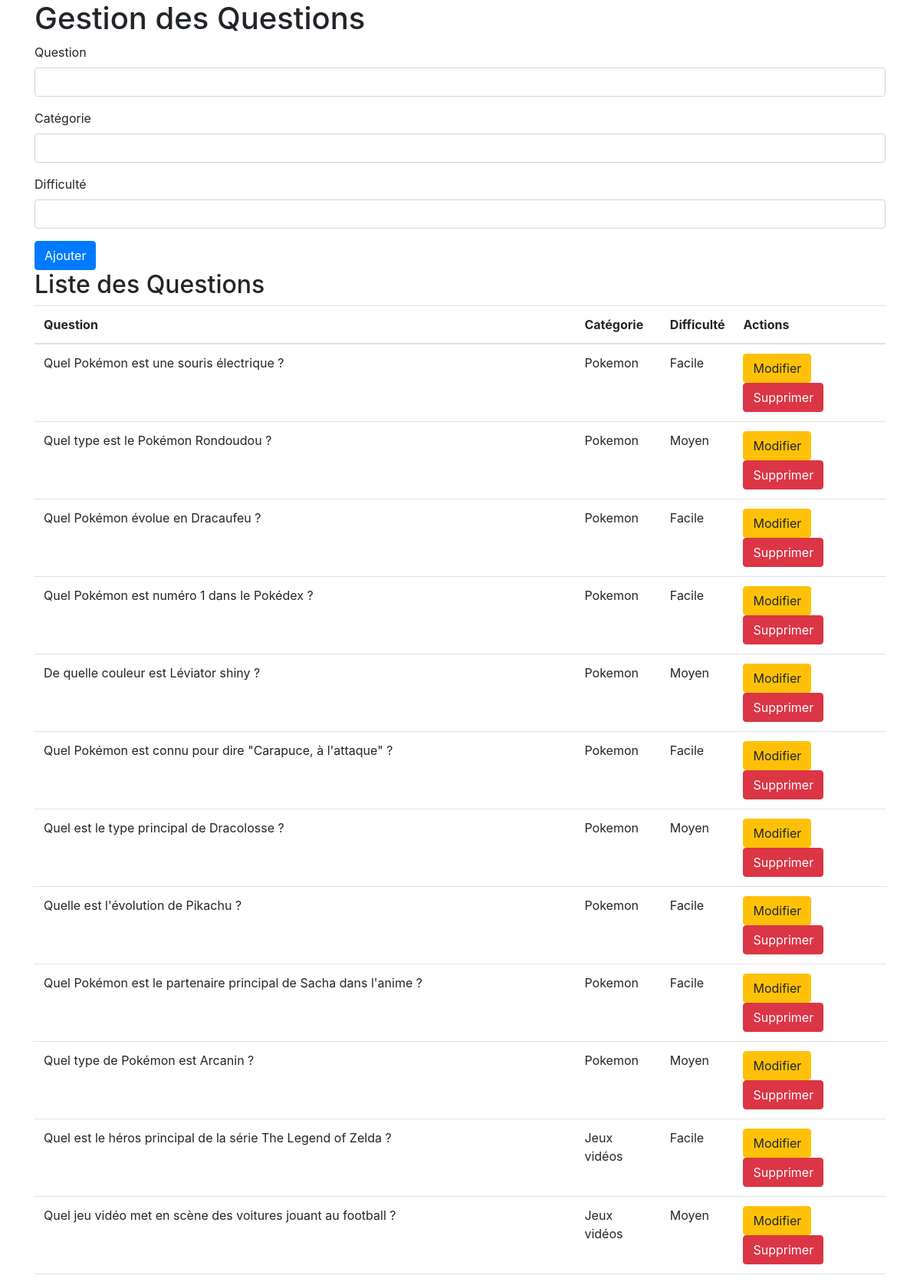
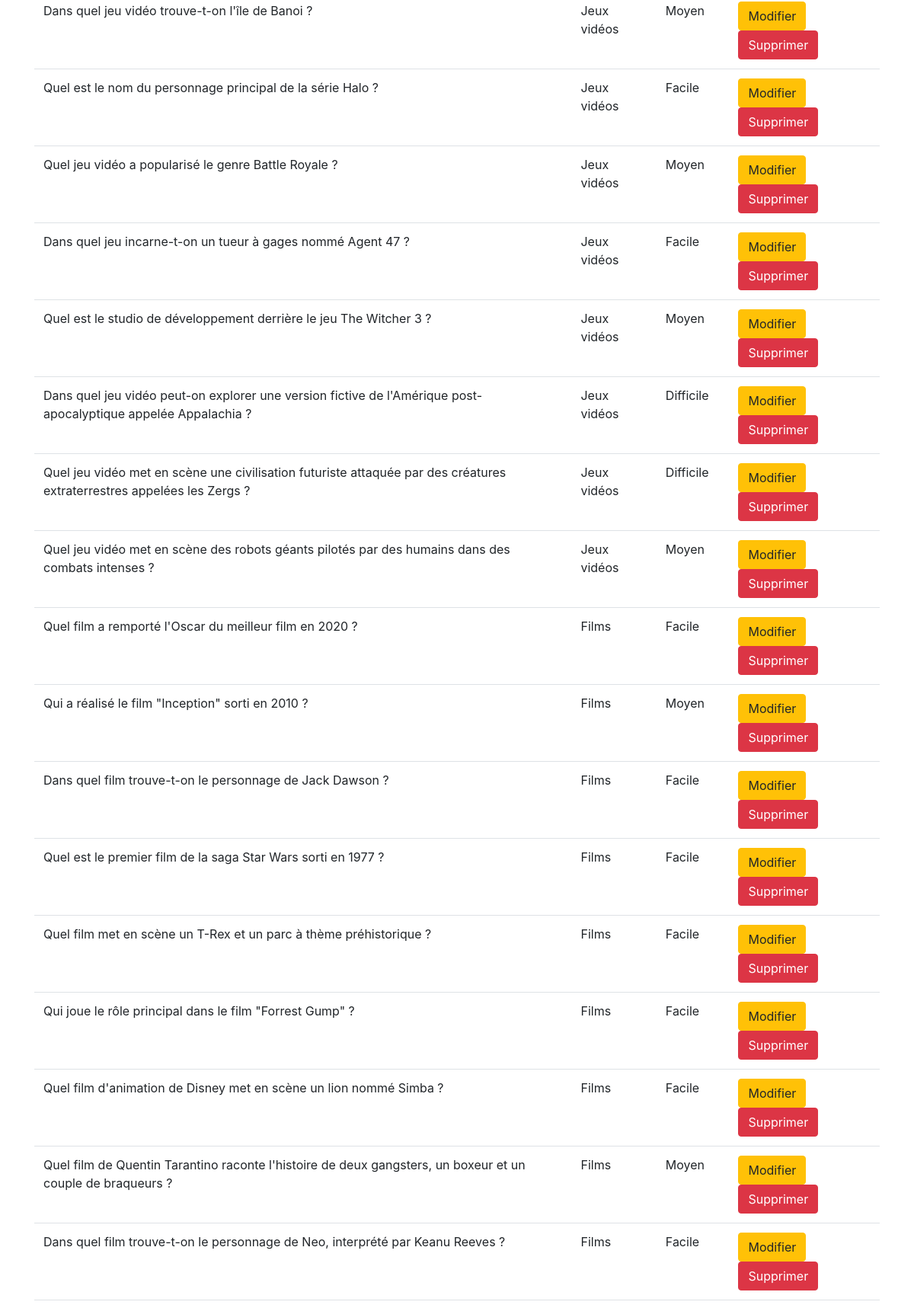
The app's page /admin.php (upper part) with its own data (2 pictures, top to bottom).
### tables this page shows
CREATE TABLE IF NOT EXISTS `questions` (
  `id` int NOT NULL AUTO_INCREMENT,
  `question` text NOT NULL,
  `category` varchar(255) DEFAULT NULL,
  `difficulty` varchar(50) DEFAULT NULL,
  `options` text DEFAULT NULL,
  `correctAnswer` TINYINT,
  PRIMARY KEY (`id`)
);

### src/Question.php (called while the page is built, shortened)
<?php
class Question {
    private $conn;
    public function __construct($db) {
        $this->conn = $db;
    }
    public function read() {
        $result = $this->conn->query("SELECT * FROM questions");
        return $result->fetch_all(MYSQLI_ASSOC);
    }
}
?>

### public/admin.php (the view, shortened to what this page needs)
<!DOCTYPE html>
<html lang="fr">
<head>
    <link rel="stylesheet" href="https://stackpath.bootstrapcdn.com/bootstrap/4.5.2/css/bootstrap.min.css">
</head>
<body>
    <div class="container">
        <h1>Gestion des Questions</h1>
        <form action="../public/process_question.php" method="post">
            <div class="form-group">
                <label for="question">Question</label>
                <input type="text" class="form-control" id="question" name="question" required>
            </div>
            <div class="form-group">
                <label for="category">Catégorie</label>
                <input type="text" class="form-control" id="category" name="category">
            </div>
            <div class="form-group">
                <label for="difficulty">Difficulté</label>
                <input type="text" class="form-control" id="difficulty" name="difficulty">
            </div>
            <button type="submit" class="btn btn-primary">Ajouter</button>
        </form>
        <h2>Liste des Questions</h2>
        <table class="table">
            <thead>
                <tr>
                    <th>Question</th>
                    <th>Catégorie</th>
                    <th>Difficulté</th>
                    <th>Actions</th>
                </tr>
            </thead>
            <tbody>
                <?php
                require_once '../config/db.php';
                require_once '../src/Question.php';
                $questionClass = new Question($conn);
                $questions = $questionClass->read();
                foreach ($questions as $question): ?>
                    <tr>
                        <td><?= $question['question'] ?></td>
                        <td><?= $question['category'] ?></td>
                        <td><?= $question['difficulty'] ?></td>
                        <td>
                            <a href="edit_question.php?id=<?= $question['id'] ?>" class="btn btn-warning">Modifier</a>
                            <a href="delete_question.php?id=<?= $question['id'] ?>" class="btn btn-danger">Supprimer</a>
                        </td>
                    </tr>
                <?php endforeach; ?>
            </tbody>
        </table>
    </div>
</body>
</html>

### records on screen
questions: question "Quel Pokémon est une souris électrique ?", category "Pokemon", difficulty "Facile"
questions: question "Quel type est le Pokémon Rondoudou ?", category "Pokemon", difficulty "Moyen"
questions: question "Quel Pokémon évolue en Dracaufeu ?", category "Pokemon", difficulty "Facile"
questions: question "Quel Pokémon est numéro 1 dans le Pokédex ?", category "Pokemon", difficulty "Facile"
questions: question "De quelle couleur est Léviator shiny ?", category "Pokemon", difficulty "Moyen"
questions: question "Quel Pokémon est connu pour dire \"Carapuce, à l'attaque\" ?", category "Pokemon", difficulty "Facile"
questions: question "Quel est le type principal de Dracolosse ?", category "Pokemon", difficulty "Moyen"
questions: question "Quelle est l'évolution de Pikachu ?", category "Pokemon", difficulty "Facile"
questions: question "Quel Pokémon est le partenaire principal de Sacha dans l'anime ?", category "Pokemon", difficulty "Facile"
questions: question "Quel type de Pokémon est Arcanin ?", category "Pokemon", difficulty "Moyen"
questions: question "Quel est le héros principal de la série The Legend of Zelda ?", category "Jeux vidéos", difficulty "Facile"
questions: question "Quel jeu vidéo met en scène des voitures jouant au football ?", category "Jeux vidéos", difficulty "Moyen"
questions: question "Dans quel jeu vidéo trouve-t-on l'île de Banoi ?", category "Jeux vidéos", difficulty "Moyen"
questions: question "Quel est le nom du personnage principal de la série Halo ?", category "Jeux vidéos", difficulty "Facile"
questions: question "Quel jeu vidéo a popularisé le genre Battle Royale ?", category "Jeux vidéos", difficulty "Moyen"
questions: question "Dans quel jeu incarne-t-on un tueur à gages nommé Agent 47 ?", category "Jeux vidéos", difficulty "Facile"
questions: question "Quel est le studio de développement derrière le jeu The Witcher 3 ?", category "Jeux vidéos", difficulty "Moyen"
questions: question "Dans quel jeu vidéo peut-on explorer une version fictive de l'Amérique post-apocalyptique appelée Appalachia ?", category "Jeux vidéos", difficulty "Difficile"
questions: question "Quel jeu vidéo met en scène une civilisation futuriste attaquée par des créatures extraterrestres appelées les Zergs ?", category "Jeux vidéos", difficulty "Difficile"
questions: question "Quel jeu vidéo met en scène des robots géants pilotés par des humains dans des combats intenses ?", category "Jeux vidéos", difficulty "Moyen"
questions: question "Quel film a remporté l'Oscar du meilleur film en 2020 ?", category "Films", difficulty "Facile"
questions: question "Qui a réalisé le film \"Inception\" sorti en 2010 ?", category "Films", difficulty "Moyen"
questions: question "Dans quel film trouve-t-on le personnage de Jack Dawson ?", category "Films", difficulty "Facile"
questions: question "Quel est le premier film de la saga Star Wars sorti en 1977 ?", category "Films", difficulty "Facile"
questions: question "Quel film met en scène un T-Rex et un parc à thème préhistorique ?", category "Films", difficulty "Facile"
questions: question "Qui joue le rôle principal dans le film \"Forrest Gump\" ?", category "Films", difficulty "Facile"
questions: question "Quel film d'animation de Disney met en scène un lion nommé Simba ?", category "Films", difficulty "Facile"
questions: question "Quel film de Quentin Tarantino raconte l'histoire de deux gangsters, un boxeur et un couple de braqueurs ?", category "Films", difficulty "Moyen"
questions: question "Dans quel film trouve-t-on le personnage de Neo, interprété par Keanu Reeves ?", category "Films", difficulty "Facile"
